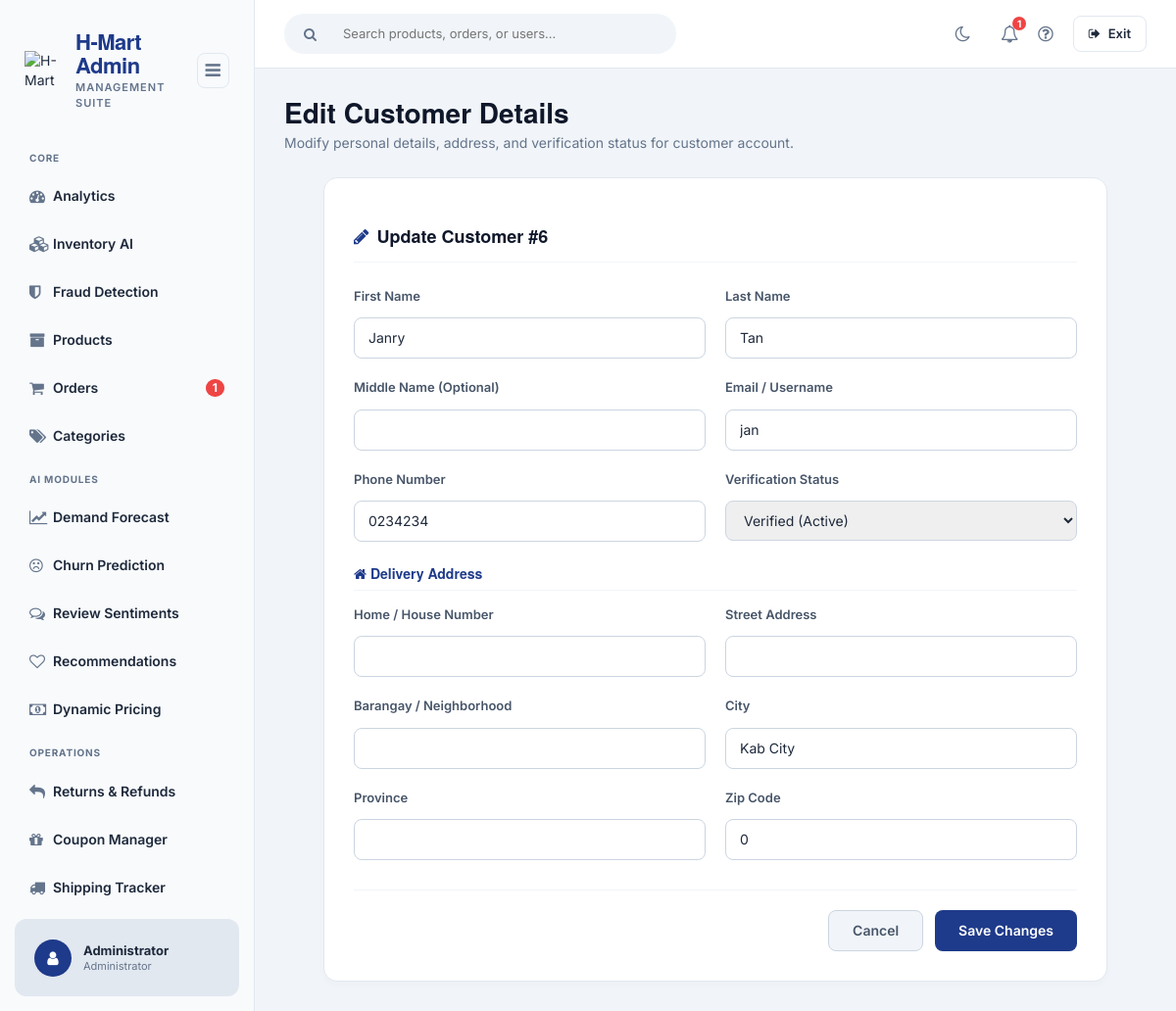
The app's page /admin/customer/index.php?view=edit&id=6 (signed in) with its own data.
### tables this page shows
CREATE TABLE `tblcustomer` (
  `CUSTOMERID` int(11) NOT NULL,
  `FNAME` varchar(30) NOT NULL,
  `LNAME` varchar(30) NOT NULL,
  `MNAME` varchar(30) NOT NULL,
  `CUSHOMENUM` varchar(90) NOT NULL,
  `STREETADD` text NOT NULL,
  `BRGYADD` text NOT NULL,
  `CITYADD` text NOT NULL,
  `PROVINCE` varchar(80) NOT NULL,
  `COUNTRY` varchar(30) NOT NULL,
  `DBIRTH` date NOT NULL,
  `GENDER` varchar(10) NOT NULL,
  `PHONE` varchar(20) NOT NULL,
  `EMAILADD` varchar(120) NOT NULL,
  `ZIPCODE` int(6) NOT NULL,
  `CUSUNAME` varchar(120) NOT NULL,
  `CUSPASS` varchar(90) NOT NULL,
  `CUSPHOTO` varchar(255) NOT NULL,
  `TERMS` tinyint(4) NOT NULL,
  `DATEJOIN` date NOT NULL
);

### admin/customer/index.php (called while the page is built, shortened)
<?php
require_once ("../theme/templates.php");
?>

### backend/include/database.php (called while the page is built, shortened)
<?php
class Database {
	var $sql_string = '';
	private $conn;
	public function open_connection() {
		$this->conn = mysqli_connect(server,user,pass);
		if(!$this->conn){
			echo "Problem in database connection! Contact administrator!";
			exit();
		}else{
			$db_select = mysqli_select_db($this->conn,database_name);
		}
	}
	function setQuery($sql='') {
		$this->sql_string=$sql;
	}
	function executeQuery() {
		$result = mysqli_query($this->conn,$this->sql_string);
		return $result;
	}
	private function confirm_query($result) {
		return $result;
	}
	function loadSingleResult() {
		$cur = $this->executeQuery();
		if ($cur) {
			while ($row = mysqli_fetch_object($cur)) {
				return $data = $row;
			}
		}
		return null;
	}
}
$mydb = new Database();
?>

### backend/include/customers.php (called while the page is built, shortened)
<?php
require_once(LIB_PATH.DS.'database.php');
class Customer {
	protected static  $tblname = "tblcustomer";
	function single_customer($id=""){
			global $mydb;
			$mydb->setQuery("SELECT * FROM ".self::$tblname."
				Where CUSTOMERID= {$id} LIMIT 1");
			$cur = $mydb->loadSingleResult();
			return $cur;
	}
}
?>

### admin/customer/edit.php (the view, shortened to what this page needs)
<?php
  $customerid = $_GET['id'];
  $customer = New Customer();
  $res = $customer->single_customer($customerid);
?>
<div class="page-title-row" style="display:flex; justify-content:space-between; align-items:flex-end; margin-bottom:25px;">
    <div>
        <h1 style="font-weight:800; color:var(--primary); font-size:28px; margin:0 0 5px 0;">Edit Customer Details</h1>
        <p style="color:var(--text-muted); margin:0; font-size:14px;">Modify personal details, address, and verification status for customer account.</p>
    </div>
</div>
<div class="form-card">
    <h3 class="form-card-title"><i class="fa fa-pencil" style="color:#1e3a8a;"></i>Update Customer #<?php echo $customerid; ?></h3>
    <form action="controller.php?action=edit" method="POST">
        <div class="form-grid">
            <div class="form-group-hmart">
                <label for="FNAME">First Name</label>
                <input type="text" id="FNAME" name="FNAME" value="<?php echo htmlspecialchars($res->FNAME); ?>" required>
            </div>
            <div class="form-group-hmart">
                <label for="LNAME">Last Name</label>
                <input type="text" id="LNAME" name="LNAME" value="<?php echo htmlspecialchars($res->LNAME); ?>" required>
            </div>
            <div class="form-group-hmart">
                <label for="MNAME">Middle Name (Optional)</label>
                <input type="text" id="MNAME" name="MNAME" value="<?php echo htmlspecialchars($res->MNAME); ?>">
            </div>
            <div class="form-group-hmart">
                <label for="CUSUNAME">Email / Username</label>
                <input type="email" id="CUSUNAME" name="CUSUNAME" value="<?php echo htmlspecialchars($res->CUSUNAME); ?>" required>
            </div>
            <div class="form-group-hmart">
                <label for="PHONE">Phone Number</label>
                <input type="text" id="PHONE" name="PHONE" value="<?php echo htmlspecialchars($res->PHONE); ?>" required>
            </div>
            <div class="form-group-hmart">
                <label for="TERMS">Verification Status</label>
                <select id="TERMS" name="TERMS" required>
                    <option value="1" <?php echo ($res->TERMS == 1) ? 'selected' : ''; ?>>Verified (Active)</option>
                </select>
            </div>
        </div>
        <h4 style="margin: 25px 0 15px 0; font-size:14px; font-weight:700; color:#1e3a8a; border-bottom:1px solid #f1f5f9; padding-bottom:8px;"><i class="fa fa-home"></i> Delivery Address</h4>
        <div class="form-grid">
            <div class="form-group-hmart">
                <label for="CUSHOMENUM">Home / House Number</label>
                <input type="text" id="CUSHOMENUM" name="CUSHOMENUM" value="<?php echo htmlspecialchars($res->CUSHOMENUM); ?>">
            </div>
            <div class="form-group-hmart">
                <label for="STREETADD">Street Address</label>
                <input type="text" id="STREETADD" name="STREETADD" value="<?php echo htmlspecialchars($res->STREETADD); ?>">
            </div>
            <div class="form-group-hmart">
                <label for="BRGYADD">Barangay / Neighborhood</label>
                <input type="text" id="BRGYADD" name="BRGYADD" value="<?php echo htmlspecialchars($res->BRGYADD); ?>">
            </div>
            <div class="form-group-hmart">
                <label for="CITYADD">City</label>
                <input type="text" id="CITYADD" name="CITYADD" value="<?php echo htmlspecialchars($res->CITYADD); ?>">
            </div>
            <div class="form-group-hmart">
                <label for="PROVINCE">Province</label>
                <input type="text" id="PROVINCE" name="PROVINCE" value="<?php echo htmlspecialchars($res->PROVINCE); ?>">
            </div>
            <div class="form-group-hmart">
                <label for="ZIPCODE">Zip Code</label>
                <input type="text" id="ZIPCODE" name="ZIPCODE" value="<?php echo htmlspecialchars($res->ZIPCODE); ?>">
            </div>
        </div>
        <div class="form-actions-hmart">
            <a href="index.php" class="btn-cancel-hmart">Cancel</a>
            <button type="submit" name="save" class="btn-save-hmart">Save Changes</button>
        </div>
    </form>
</div>

### admin/theme/templates.php (style rules this page uses)
:root { --primary: #0f172a; --primary-light: #1e3a8a; --sidebar-bg: #f8fafc; --bg-color: #f1f5f9; --text-main: #1e293b; --text-muted: #64748b; --border-color: #e2e8f0; --card-bg: #ffffff; --card-header-bg: #ffffff; --hover-bg: #e2e8f0; --table-header-bg: #f8fafc; --shadow: 0 4px 6px rgba(0,0,0,0.02); }
body { font-family: 'Inter', sans-serif; background-color: var(--bg-color); margin: 0; padding: 0; color: var(--text-main); overflow-x: hidden; }

### admin/customer/edit.php (style rules this page uses)
.form-card { background: white; border: 1px solid #e2e8f0; border-radius: 14px; padding: 30px; box-shadow: 0 4px 6px rgba(0,0,0,0.02); max-width: 800px; margin: 0 auto; }
.form-card-title { font-size: 18px; font-weight: 700; color: #0f172a; margin-bottom: 25px; border-bottom: 1px solid #f1f5f9; padding-bottom: 15px; display: flex; align-items: center; gap: 8px; }
.form-grid { display: grid; grid-template-columns: 1fr 1fr; gap: 20px; }
.form-group-hmart { display: flex; flex-direction: column; gap: 8px; }
.form-group-hmart label { font-size: 13px; font-weight: 600; color: #475569; }
.form-group-hmart input, .form-group-hmart select { padding: 10px 14px; border: 1px solid #cbd5e1; border-radius: 8px; font-size: 14px; color: #1e293b; outline: none; transition: all 0.2s; }
.form-actions-hmart { margin-top: 30px; border-top: 1px solid #f1f5f9; padding-top: 20px; display: flex; justify-content: flex-end; gap: 12px; }
.btn-save-hmart { padding: 10px 24px; background: #1e3a8a; color: white; font-weight: 600; border-radius: 8px; border: none; cursor: pointer; transition: background 0.2s; }
.btn-cancel-hmart { padding: 10px 24px; background: #f1f5f9; color: #475569; font-weight: 600; border-radius: 8px; border: 1px solid #cbd5e1; text-decoration: none; transition: all 0.2s; }

### records on screen
tblcustomer: FNAME "Janry", LNAME "Tan", CUSUNAME "jan", PHONE "0234234", TERMS "Verified (Active)", CITYADD "Kab City", ZIPCODE "0"

### other values on screen
$res "1"
$_SESSION['U_NAME'] "Administrator"
$_SESSION['U_ROLE'] "Administrator"
$customerid "6"
